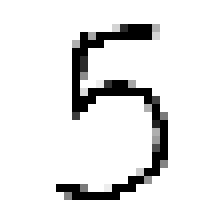
#> input picture classify_MNIST_handwritten_digits/dataset/my_images/5.png, 28 x 28 px (shown 8 times larger)
$ jupyter execute --allow-errors sandbox.ipynb   (older library calls are emulated)
#> lines starting #> are read from the running program, lines starting #| are printed output that depends on the picture
### classify_MNIST_handwritten_digits/neural_network.py
import numpy
import scipy.special

# одношарова штучна нейронна мережа
class NeuralNetwork:

    # ініціалізація нейронної мережі
    def __init__(self,
                 input_nodes_number,
                 hidden_nodes_number,
                 output_nodes_number,
                 training_factor):

        self.input_neurons_number = input_nodes_number
        self.hidden_neurons_number = hidden_nodes_number
        self.output_neurons_number = output_nodes_number

        self.weights_matrix_IH = numpy.random.normal(
            0.0, pow(self.hidden_neurons_number, -0.5),
            (self.hidden_neurons_number, self.input_neurons_number))

        self.weights_matrix_HO = numpy.random.normal(
            0.0, pow(self.output_neurons_number, -0.5),
            (self.output_neurons_number, self.hidden_neurons_number))

        self.learning_factor = training_factor

        self.activation_function = lambda x: scipy.special.expit(x)

        pass

    # тренування нейронної мережі
    # [25 lines left out: function train, not called in this run]

    # запит нейронної мережі
    def query(self, input_signals):
        input_values_matrix = numpy.array(input_signals, ndmin=2).T

        hidden_inputs = numpy.dot(self.weights_matrix_IH, input_values_matrix)
        hidden_outputs = self.activation_function(hidden_inputs)

        final_inputs = numpy.dot(self.weights_matrix_HO, hidden_outputs)
        final_output_signals = self.activation_function(final_inputs)

        return final_output_signals

### classify_MNIST_handwritten_digits/sandbox.ipynb
### Імпорт модулів

[cell 1]
import numpy
import scipy.misc
import matplotlib.pyplot
from neural_network import NeuralNetwork

### Параметри нейронної мережі

[cell 2]
input_nodes_number = 784
# залежність ефективності нейронної мережі від кількості прихованих вузлів нелінійна.
# 200 вузлів дозволяють досягти компроміс
# між ефективністью нейронною мережі та затратами часу на її тренування.
hidden_nodes_number = 200
output_nodes_number = 10
# коефіцієнт навчання впливає на монотонність процесу мінімізації похибки та
# швидкість (розмір кроку) методу градієнтного спуску.
# враховуючи, що процес тренування нейронної мережі містить елементи випадковості,
# шляхом підбору коефіцієнтів було встановлено,
# що оптимальний коефіцієнт може бути в діапазоні від 0,1 до 0,3
training_factor = 0.1
# епоха - кількість разів використання тренувальної вибірки даних
# для тренування нейронної мережі.
# Кількість тренувальних епох впливає на розмір коефіцієнту тренування,
# оскільки при більшій кількості епох, можна використати менший крок градієнтного спуску.
epochs = 5

 ### Ініціалізація моделі

[cell 3]
neural_network = NeuralNetwork(input_nodes_number,
                  hidden_nodes_number,
                  output_nodes_number,
                  training_factor)

### Підготовка тренувальних даних

#> (a cell that did not finish here is left out)

### Демонстрація зображення з набору MNIST

#> (a cell that did not finish here is left out)

### Тренування моделі

#> (a cell that did not finish here is left out)

### Підготовка тестувальних даних

#> (a cell that did not finish here is left out)

### Тестування моделі

[cell 8]
scores = []
#> (the rest of this cell did not finish here and is left out)

### Розпізнати саморобне зображення не з набору

[cell 9]
img_array = scipy.misc.imread("dataset/my_images/5.png", flatten=True)
#> img_array: shape (28, 28) float32; min 0, max 255, mean 230.8
img_data = 255.0 - img_array.reshape(784)
#> img_data = 784 values, max 255 at index 100, min 0 at index 0, mean 24.21
img_data = (img_data / 255.0 * 0.99) + 0.01
#> img_data = 784 values, max 1 at index 100, min 0.01 at index 0, mean 0.104

output_signals = neural_network.query(img_data)
#> in query, `input_values_matrix = numpy.array(input_signals, ndmin=2).T`: input_values_matrix has the same summary as img_data outside query
#> in query, `hidden_inputs = numpy.dot(self.weights_matrix_IH, input_values_matrix)`: hidden_inputs = 200 values, max 1.49 at index 71, min -1.49 at index 157, mean 0.0521
#> in query, `hidden_inputs = numpy.dot(self.weights_matrix_IH, input_values_matrix)`:
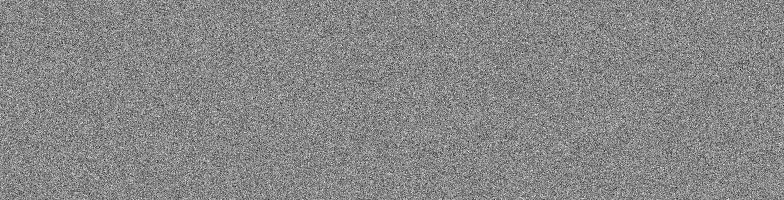
#> self.weights_matrix_IH: shape (200, 784) float64; min -0.343, max 0.303, mean 0.00038; drawn with min black and max white
#> in query, `hidden_outputs = self.activation_function(hidden_inputs)`: hidden_outputs = 200 values, max 0.817 at index 71, min 0.184 at index 157, mean 0.512
#> in query, `final_inputs = numpy.dot(self.weights_matrix_HO, hidden_outputs)`: final_inputs = [-0.451, -1.41, 1.44, -3.86, 3.67, 2.24, -2.02, 2.69, -0.242, 2.74]
#> in query, `final_output_signals = self.activation_function(final_inputs)`: final_output_signals = [0.389, 0.197, 0.808, 0.0207, 0.975, 0.904, 0.117, 0.936, 0.44, 0.939]
#> output_signals has the same summary as final_output_signals in query
output_digit = numpy.argmax(output_signals)
#> output_digit = 4
print(output_digit, "відповідь нейронної мережі")
#| 4 відповідь нейронної мережі

### Демонстрація зображення

[cell 10]
image_array = numpy.asfarray(img_data).reshape((28, 28))
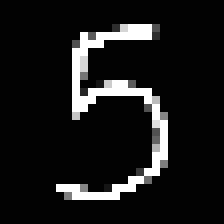
#> image_array: shape (28, 28) float64 (shown 8 times larger); min 0.01, max 1, mean 0.104
matplotlib.pyplot.imshow(image_array, cmap='Greys', interpolation='None')
matplotlib.pyplot.show()

$ run again, with classify_MNIST_handwritten_digits/dataset/my_images/2.png copied over classify_MNIST_handwritten_digits/dataset/my_images/5.png
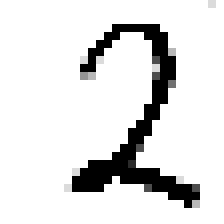
#> input picture classify_MNIST_handwritten_digits/dataset/my_images/2.png, 28 x 28 px (shown 8 times larger)
#> `img_data = 255.0 - img_array.reshape(784)`: img_data = 784 values, max 255 at index 98, min 0 at index 0, mean 31.92
#> `img_data = (img_data / 255.0 * 0.99) + 0.01`: img_data = 784 values, max 1 at index 98, min 0.01 at index 0, mean 0.134
#> input_values_matrix has the same summary as img_data outside query
#> hidden_inputs = 200 values, max 1.79 at index 173, min -1.82 at index 157, mean 0.0744
#> hidden_outputs = 200 values, max 0.857 at index 173, min 0.14 at index 157, mean 0.518
#> final_inputs = [1.11, -2.3, 2.47, -4.03, 2.75, 1.49, -1.88, 0.599, -0.606, 1.93]
#> final_output_signals = [0.751, 0.0913, 0.922, 0.0175, 0.94, 0.817, 0.132, 0.645, 0.353, 0.874]
#> output_signals has the same summary as final_output_signals in query
#> output_digit = 4
#| 4 відповідь нейронної мережі
#> `image_array = numpy.asfarray(img_data).reshape((28, 28))`:
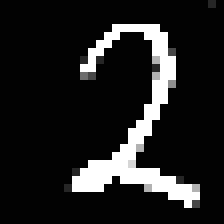
#> image_array: shape (28, 28) float64 (shown 8 times larger); min 0.01, max 1, mean 0.134
